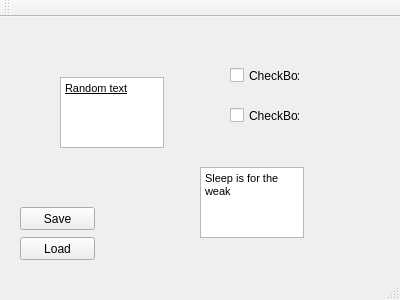
<?xml version="1.0" encoding="UTF-8"?>
<ui version="4.0">
 <class>MainWindow</class>
 <widget class="QMainWindow" name="MainWindow">
  <property name="geometry">
   <rect>
    <x>0</x>
    <y>0</y>
    <width>400</width>
    <height>300</height>
   </rect>
  </property>
  <property name="windowTitle">
   <string>MainWindow</string>
  </property>
  <widget class="QWidget" name="centralWidget">
   <widget class="QCheckBox" name="swagbox">
    <property name="geometry">
     <rect>
      <x>230</x>
      <y>50</y>
      <width>70</width>
      <height>17</height>
     </rect>
    </property>
    <property name="text">
     <string>CheckBox</string>
    </property>
   </widget>
   <widget class="QCheckBox" name="swagboxII">
    <property name="geometry">
     <rect>
      <x>230</x>
      <y>90</y>
      <width>70</width>
      <height>17</height>
     </rect>
    </property>
    <property name="text">
     <string>CheckBox</string>
    </property>
   </widget>
   <widget class="QTextEdit" name="textEdit">
    <property name="geometry">
     <rect>
      <x>60</x>
      <y>60</y>
      <width>104</width>
      <height>71</height>
     </rect>
    </property>
    <property name="html">
     <string>&lt;!DOCTYPE HTML PUBLIC &quot;-//W3C//DTD HTML 4.0//EN&quot; &quot;http://www.w3.org/TR/REC-html40/strict.dtd&quot;&gt;
&lt;html&gt;&lt;head&gt;&lt;meta name=&quot;qrichtext&quot; content=&quot;1&quot; /&gt;&lt;style type=&quot;text/css&quot;&gt;
p, li { white-space: pre-wrap; }
&lt;/style&gt;&lt;/head&gt;&lt;body style=&quot; font-family:'MS Shell Dlg 2'; font-size:8.25pt; font-weight:400; font-style:normal;&quot;&gt;
&lt;p style=&quot; margin-top:0px; margin-bottom:0px; margin-left:0px; margin-right:0px; -qt-block-indent:0; text-indent:0px;&quot;&gt;&lt;span style=&quot; text-decoration: underline;&quot;&gt;Random text&lt;/span&gt;&lt;/p&gt;
&lt;p style=&quot;-qt-paragraph-type:empty; margin-top:0px; margin-bottom:0px; margin-left:0px; margin-right:0px; -qt-block-indent:0; text-indent:0px;&quot;&gt;&lt;br /&gt;&lt;/p&gt;
&lt;p style=&quot;-qt-paragraph-type:empty; margin-top:0px; margin-bottom:0px; margin-left:0px; margin-right:0px; -qt-block-indent:0; text-indent:0px;&quot;&gt;&lt;br /&gt;&lt;/p&gt;&lt;/body&gt;&lt;/html&gt;</string>
    </property>
   </widget>
   <widget class="QTextEdit" name="textEdit_2">
    <property name="geometry">
     <rect>
      <x>200</x>
      <y>150</y>
      <width>104</width>
      <height>71</height>
     </rect>
    </property>
    <property name="html">
     <string>&lt;!DOCTYPE HTML PUBLIC &quot;-//W3C//DTD HTML 4.0//EN&quot; &quot;http://www.w3.org/TR/REC-html40/strict.dtd&quot;&gt;
&lt;html&gt;&lt;head&gt;&lt;meta name=&quot;qrichtext&quot; content=&quot;1&quot; /&gt;&lt;style type=&quot;text/css&quot;&gt;
p, li { white-space: pre-wrap; }
&lt;/style&gt;&lt;/head&gt;&lt;body style=&quot; font-family:'MS Shell Dlg 2'; font-size:8.25pt; font-weight:400; font-style:normal;&quot;&gt;
&lt;p style=&quot; margin-top:0px; margin-bottom:0px; margin-left:0px; margin-right:0px; -qt-block-indent:0; text-indent:0px;&quot;&gt;Sleep is for the weak&lt;/p&gt;&lt;/body&gt;&lt;/html&gt;</string>
    </property>
   </widget>
   <widget class="QPushButton" name="pushButton">
    <property name="geometry">
     <rect>
      <x>20</x>
      <y>190</y>
      <width>75</width>
      <height>23</height>
     </rect>
    </property>
    <property name="text">
     <string>Save</string>
    </property>
   </widget>
   <widget class="QPushButton" name="pushButton_2">
    <property name="geometry">
     <rect>
      <x>20</x>
      <y>220</y>
      <width>75</width>
      <height>23</height>
     </rect>
    </property>
    <property name="text">
     <string>Load</string>
    </property>
   </widget>
  </widget>
  <widget class="QMenuBar" name="menuBar">
   <property name="geometry">
    <rect>
     <x>0</x>
     <y>0</y>
     <width>400</width>
     <height>21</height>
    </rect>
   </property>
  </widget>
  <widget class="QToolBar" name="mainToolBar">
   <attribute name="toolBarArea">
    <enum>TopToolBarArea</enum>
   </attribute>
   <attribute name="toolBarBreak">
    <bool>false</bool>
   </attribute>
  </widget>
  <widget class="QStatusBar" name="statusBar"/>
 </widget>
 <layoutdefault spacing="6" margin="11"/>
 <resources/>
 <connections/>
</ui>
